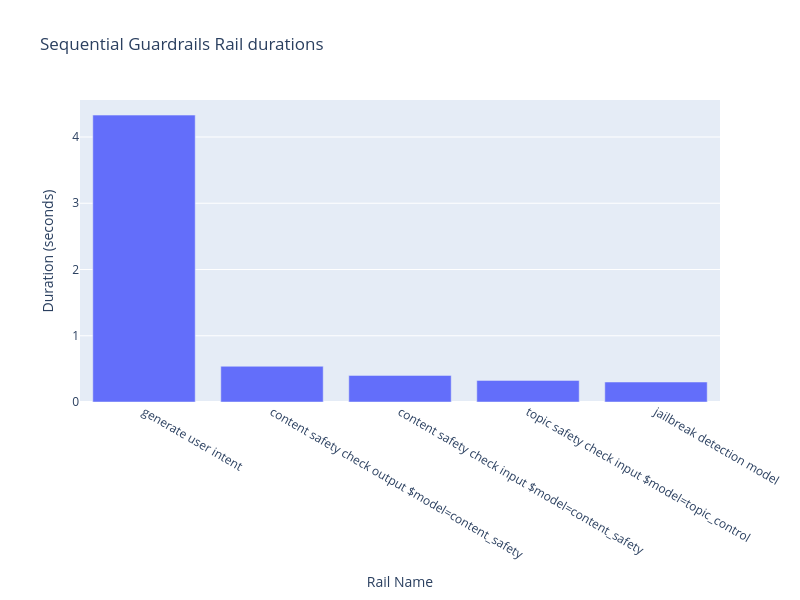

Notebook code for this chart:
### Markdown cell above
### Parallel Rail Analysis

Let's plot the individual rail times, and a Gantt chart showing start and end-times of each rail.

### Code cell
# Now let's plot a bar-graph of these numbers
px.bar(parallel_df[parallel_df['is_rail']].sort_values('duration', ascending=False), x="name", y="duration",
       title="Sequential Guardrails Rail durations",
       labels={"name": "Rail Name", "duration" : "Duration (seconds)"},
       width=800, height=600)

### Figure 1 — Plotly figure (JSON) as saved in the notebook; plotly's stock layout.template omitted (floating-point values rounded to 4 significant figures)
{"data": [{"hovertemplate": "Rail Name=%{x}<br>Duration (seconds)=%{y}<extra></extra>", "legendgroup": "", "marker": {"color": "#636efa", "pattern": {"shape": ""}}, "name": "", "orientation": "v", "showlegend": false, "textposition": "auto", "type": "bar", "x": ["generate user intent", "content safety check output $model=content_safety", "content safety check input $model=content_safety", "topic safety check input $model=topic_control", "jailbreak detection model"], "xaxis": "x", "y": [4.331, 0.5394, 0.4015, 0.3262, 0.3019], "yaxis": "y"}], "layout": {"barmode": "relative", "height": 600, "legend": {"tracegroupgap": 0}, "title": {"text": "Sequential Guardrails Rail durations"}, "width": 800, "xaxis": {"anchor": "y", "domain": [0, 1], "title": {"text": "Rail Name"}}, "yaxis": {"anchor": "x", "domain": [0, 1], "title": {"text": "Duration (seconds)"}}}}
